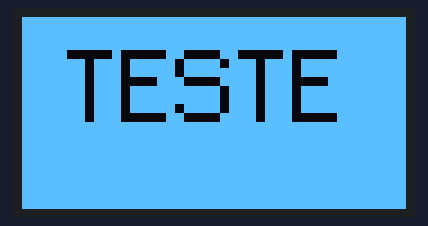
The sketch below on a simulated Raspberry Pi Pico. Shown: 128×64 one-colour display.

Above: at 1.1 s.

The sketch:

lolin_s2_pico_oled_test.ino
```cpp
#include <Wire.h>
#include <Adafruit_GFX.h>
#include <Adafruit_SSD1306.h>

#define SCREEN_WIDTH 128
#define SCREEN_HEIGHT 64

Adafruit_SSD1306 display(SCREEN_WIDTH, SCREEN_HEIGHT, &Wire, -1);
// use this to make the image arrayhttps://javl.github.io/image2cpp/

static const uint8_t image_1[1024] = {
// 'teste', 128x64px
0xff, 0xff, 0xff, 0xff, 0xff, 0xff, 0xff, 0xff, 0xff, 0xff, 0xff, 0xff, 0xff, 0xff, 0xff, 0xff,
0xff, 0xff, 0xff, 0xff, 0xff, 0xff, 0xff, 0xff, 0xff, 0xff, 0xff, 0xff, 0xff, 0xff, 0xff, 0xff,
0xff, 0xff, 0xff, 0xff, 0xff, 0xff, 0xff, 0xff, 0xff, 0xff, 0xff, 0xff, 0xff, 0xff, 0xff, 0xff,
0xff, 0xff, 0xff, 0xff, 0xff, 0xff, 0xff, 0xff, 0xff, 0xff, 0xff, 0xff, 0xff, 0xff, 0xff, 0xff,
0xff, 0xff, 0xff, 0xff, 0xff, 0xff, 0xff, 0xff, 0xff, 0xff, 0xff, 0xff, 0xff, 0xff, 0xff, 0xff,
0xff, 0xff, 0xff, 0xff, 0xff, 0xff, 0xff, 0xff, 0xff, 0xff, 0xff, 0xff, 0xff, 0xff, 0xff, 0xff,
0xff, 0xff, 0xff, 0xff, 0xff, 0xff, 0xff, 0xff, 0xff, 0xff, 0xff, 0xff, 0xff, 0xff, 0xff, 0xff,
0xff, 0xff, 0xff, 0xff, 0xff, 0xff, 0xff, 0xff, 0xff, 0xff, 0xff, 0xff, 0xff, 0xff, 0xff, 0xff,
0xff, 0xff, 0xff, 0xff, 0xff, 0xff, 0xff, 0xff, 0xff, 0xff, 0xff, 0xff, 0xff, 0xff, 0xff, 0xff,
0xff, 0xff, 0xff, 0xff, 0xff, 0xff, 0xff, 0xff, 0xff, 0xff, 0xff, 0xff, 0xff, 0xff, 0xff, 0xff,
0xff, 0xff, 0xff, 0xff, 0xff, 0xff, 0xff, 0xff, 0xff, 0xff, 0xff, 0xff, 0xff, 0xff, 0xff, 0xff,
0xff, 0xfe, 0x00, 0x03, 0x80, 0x00, 0xfc, 0x00, 0x3f, 0x00, 0x01, 0xc0, 0x00, 0x7f, 0xff, 0xff,
0xff, 0xfe, 0x00, 0x03, 0x80, 0x00, 0xfc, 0x00, 0x3f, 0x00, 0x01, 0xc0, 0x00, 0x7f, 0xff, 0xff,
0xff, 0xfe, 0x00, 0x03, 0x80, 0x00, 0xfc, 0x00, 0x3f, 0x00, 0x01, 0xc0, 0x00, 0x7f, 0xff, 0xff,
0xff, 0xff, 0xf8, 0xff, 0x8f, 0xff, 0xe3, 0xff, 0xc7, 0xfc, 0x7f, 0xc7, 0xff, 0xff, 0xff, 0xff,
0xff, 0xff, 0xf8, 0xff, 0x8f, 0xff, 0xe3, 0xff, 0xc7, 0xfc, 0x7f, 0xc7, 0xff, 0xff, 0xff, 0xff,
0xff, 0xff, 0xf8, 0xff, 0x8f, 0xff, 0xe3, 0xff, 0xc7, 0xfc, 0x7f, 0xc7, 0xff, 0xff, 0xff, 0xff,
0xff, 0xff, 0xf8, 0xff, 0x8f, 0xff, 0xe3, 0xff, 0xff, 0xfc, 0x7f, 0xc7, 0xff, 0xff, 0xff, 0xff,
0xff, 0xff, 0xf8, 0xff, 0x8f, 0xff, 0xe3, 0xff, 0xff, 0xfc, 0x7f, 0xc7, 0xff, 0xff, 0xff, 0xff,
0xff, 0xff, 0xf8, 0xff, 0x8f, 0xff, 0xe3, 0xff, 0xff, 0xfc, 0x7f, 0xc7, 0xff, 0xff, 0xff, 0xff,
0xff, 0xff, 0xf8, 0xff, 0x80, 0x07, 0xfc, 0x00, 0x3f, 0xfc, 0x7f, 0xc0, 0x03, 0xff, 0xff, 0xff,
0xff, 0xff, 0xf8, 0xff, 0x80, 0x07, 0xfc, 0x00, 0x3f, 0xfc, 0x7f, 0xc0, 0x03, 0xff, 0xff, 0xff,
0xff, 0xff, 0xf8, 0xff, 0x80, 0x07, 0xfc, 0x00, 0x3f, 0xfc, 0x7f, 0xc0, 0x03, 0xff, 0xff, 0xff,
0xff, 0xff, 0xf8, 0xff, 0x8f, 0xff, 0xff, 0xff, 0xc7, 0xfc, 0x7f, 0xc7, 0xff, 0xff, 0xff, 0xff,
0xff, 0xff, 0xf8, 0xff, 0x8f, 0xff, 0xff, 0xff, 0xc7, 0xfc, 0x7f, 0xc7, 0xff, 0xff, 0xff, 0xff,
0xff, 0xff, 0xf8, 0xff, 0x8f, 0xff, 0xff, 0xff, 0xc7, 0xfc, 0x7f, 0xc7, 0xff, 0xff, 0xff, 0xff,
0xff, 0xff, 0xf8, 0xff, 0x8f, 0xff, 0xff, 0xff, 0xc7, 0xfc, 0x7f, 0xc7, 0xff, 0xff, 0xff, 0xff,
0xff, 0xff, 0xf8, 0xff, 0x8f, 0xff, 0xff, 0xff, 0xc7, 0xfc, 0x7f, 0xc7, 0xff, 0xff, 0xff, 0xff,
0xff, 0xff, 0xf8, 0xff, 0x8f, 0xff, 0xff, 0xff, 0xc7, 0xfc, 0x7f, 0xc7, 0xff, 0xff, 0xff, 0xff,
0xff, 0xff, 0xf8, 0xff, 0x8f, 0xff, 0xe3, 0xff, 0xc7, 0xfc, 0x7f, 0xc7, 0xff, 0xff, 0xff, 0xff,
0xff, 0xff, 0xf8, 0xff, 0x8f, 0xff, 0xe3, 0xff, 0xc7, 0xfc, 0x7f, 0xc7, 0xff, 0xff, 0xff, 0xff,
0xff, 0xff, 0xf8, 0xff, 0x8f, 0xff, 0xe3, 0xff, 0xc7, 0xfc, 0x7f, 0xc7, 0xff, 0xff, 0xff, 0xff,
0xff, 0xff, 0xf8, 0xff, 0x80, 0x00, 0xfc, 0x00, 0x3f, 0xfc, 0x7f, 0xc0, 0x00, 0x7f, 0xff, 0xff,
0xff, 0xff, 0xf8, 0xff, 0x80, 0x00, 0xfc, 0x00, 0x3f, 0xfc, 0x7f, 0xc0, 0x00, 0x7f, 0xff, 0xff,
0xff, 0xff, 0xf8, 0xff, 0x80, 0x00, 0xfc, 0x00, 0x3f, 0xfc, 0x7f, 0xc0, 0x00, 0x7f, 0xff, 0xff,
0xff, 0xff, 0xff, 0xff, 0xff, 0xff, 0xff, 0xff, 0xff, 0xff, 0xff, 0xff, 0xff, 0xff, 0xff, 0xff,
0xff, 0xff, 0xff, 0xff, 0xff, 0xff, 0xff, 0xff, 0xff, 0xff, 0xff, 0xff, 0xff, 0xff, 0xff, 0xff,
0xff, 0xff, 0xff, 0xff, 0xff, 0xff, 0xff, 0xff, 0xff, 0xff, 0xff, 0xff, 0xff, 0xff, 0xff, 0xff,
0xff, 0xff, 0xff, 0xff, 0xff, 0xff, 0xff, 0xff, 0xff, 0xff, 0xff, 0xff, 0xff, 0xff, 0xff, 0xff,
0xff, 0xff, 0xff, 0xff, 0xff, 0xff, 0xff, 0xff, 0xff, 0xff, 0xff, 0xff, 0xff, 0xff, 0xff, 0xff,
0xff, 0xff, 0xff, 0xff, 0xff, 0xff, 0xff, 0xff, 0xff, 0xff, 0xff, 0xff, 0xff, 0xff, 0xff, 0xff,
0xff, 0xff, 0xff, 0xff, 0xff, 0xff, 0xff, 0xff, 0xff, 0xff, 0xff, 0xff, 0xff, 0xff, 0xff, 0xff,
0xff, 0xff, 0xff, 0xff, 0xff, 0xff, 0xff, 0xff, 0xff, 0xff, 0xff, 0xff, 0xff, 0xff, 0xff, 0xff,
0xff, 0xff, 0xff, 0xff, 0xff, 0xff, 0xff, 0xff, 0xff, 0xff, 0xff, 0xff, 0xff, 0xff, 0xff, 0xff,
0xff, 0xff, 0xff, 0xff, 0xff, 0xff, 0xff, 0xff, 0xff, 0xff, 0xff, 0xff, 0xff, 0xff, 0xff, 0xff,
0xff, 0xff, 0xff, 0xff, 0xff, 0xff, 0xff, 0xff, 0xff, 0xff, 0xff, 0xff, 0xff, 0xff, 0xff, 0xff,
0xff, 0xff, 0xff, 0xff, 0xff, 0xff, 0xff, 0xff, 0xff, 0xff, 0xff, 0xff, 0xff, 0xff, 0xff, 0xff,
0xff, 0xff, 0xff, 0xff, 0xff, 0xff, 0xff, 0xff, 0xff, 0xff, 0xff, 0xff, 0xff, 0xff, 0xff, 0xff,
0xff, 0xff, 0xff, 0xff, 0xff, 0xff, 0xff, 0xff, 0xff, 0xff, 0xff, 0xff, 0xff, 0xff, 0xff, 0xff,
0xff, 0xff, 0xff, 0xff, 0xff, 0xff, 0xff, 0xff, 0xff, 0xff, 0xff, 0xff, 0xff, 0xff, 0xff, 0xff,
0xff, 0xff, 0xff, 0xff, 0xff, 0xff, 0xff, 0xff, 0xff, 0xff, 0xff, 0xff, 0xff, 0xff, 0xff, 0xff,
0xff, 0xff, 0xff, 0xff, 0xff, 0xff, 0xff, 0xff, 0xff, 0xff, 0xff, 0xff, 0xff, 0xff, 0xff, 0xff,
0xff, 0xff, 0xff, 0xff, 0xff, 0xff, 0xff, 0xff, 0xff, 0xff, 0xff, 0xff, 0xff, 0xff, 0xff, 0xff,
0xff, 0xff, 0xff, 0xff, 0xff, 0xff, 0xff, 0xff, 0xff, 0xff, 0xff, 0xff, 0xff, 0xff, 0xff, 0xff,
0xff, 0xff, 0xff, 0xff, 0xff, 0xff, 0xff, 0xff, 0xff, 0xff, 0xff, 0xff, 0xff, 0xff, 0xff, 0xff,
0xff, 0xff, 0xff, 0xff, 0xff, 0xff, 0xff, 0xff, 0xff, 0xff, 0xff, 0xff, 0xff, 0xff, 0xff, 0xff,
0xff, 0xff, 0xff, 0xff, 0xff, 0xff, 0xff, 0xff, 0xff, 0xff, 0xff, 0xff, 0xff, 0xff, 0xff, 0xff,
0xff, 0xff, 0xff, 0xff, 0xff, 0xff, 0xff, 0xff, 0xff, 0xff, 0xff, 0xff, 0xff, 0xff, 0xff, 0xff,
0xff, 0xff, 0xff, 0xff, 0xff, 0xff, 0xff, 0xff, 0xff, 0xff, 0xff, 0xff, 0xff, 0xff, 0xff, 0xff,
0xff, 0xff, 0xff, 0xff, 0xff, 0xff, 0xff, 0xff, 0xff, 0xff, 0xff, 0xff, 0xff, 0xff, 0xff, 0xff,
0xff, 0xff, 0xff, 0xff, 0xff, 0xff, 0xff, 0xff, 0xff, 0xff, 0xff, 0xff, 0xff, 0xff, 0xff, 0xff,
0xff, 0xff, 0xff, 0xff, 0xff, 0xff, 0xff, 0xff, 0xff, 0xff, 0xff, 0xff, 0xff, 0xff, 0xff, 0xff,
0xff, 0xff, 0xff, 0xff, 0xff, 0xff, 0xff, 0xff, 0xff, 0xff, 0xff, 0xff, 0xff, 0xff, 0xff, 0xff,
0xff, 0xff, 0xff, 0xff, 0xff, 0xff, 0xff, 0xff, 0xff, 0xff, 0xff, 0xff, 0xff, 0xff, 0xff, 0xff
};

void setup() {
  // Start I2C Communication SDA = 5 and SCL = 4 on Wemos Lolin32 ESP32 with built-in SSD1306 OLED
  // Start I2C Communication SDA = 8 and SCL = 9 on ESP S2 pico v1.0.0-lolin  SSD1306 OLED
  Serial.begin(9600);
  Wire.begin(8, 9);
  delay(1000); // Pause for 1 seconds
   if(!display.begin(SSD1306_SWITCHCAPVCC, 0x3C)) { // Address 0x3C for 128x32
    Serial.println(F("SSD1306 allocation failed"));
    for(;;); // Don't proceed, loop forever
  }

  // Clear the buffer.
  display.clearDisplay();

  // Draw bitmap on the screen
  display.drawBitmap(0, 0, image_1, 128, 64, 1);
  display.display();
}

void loop() {

}
```
